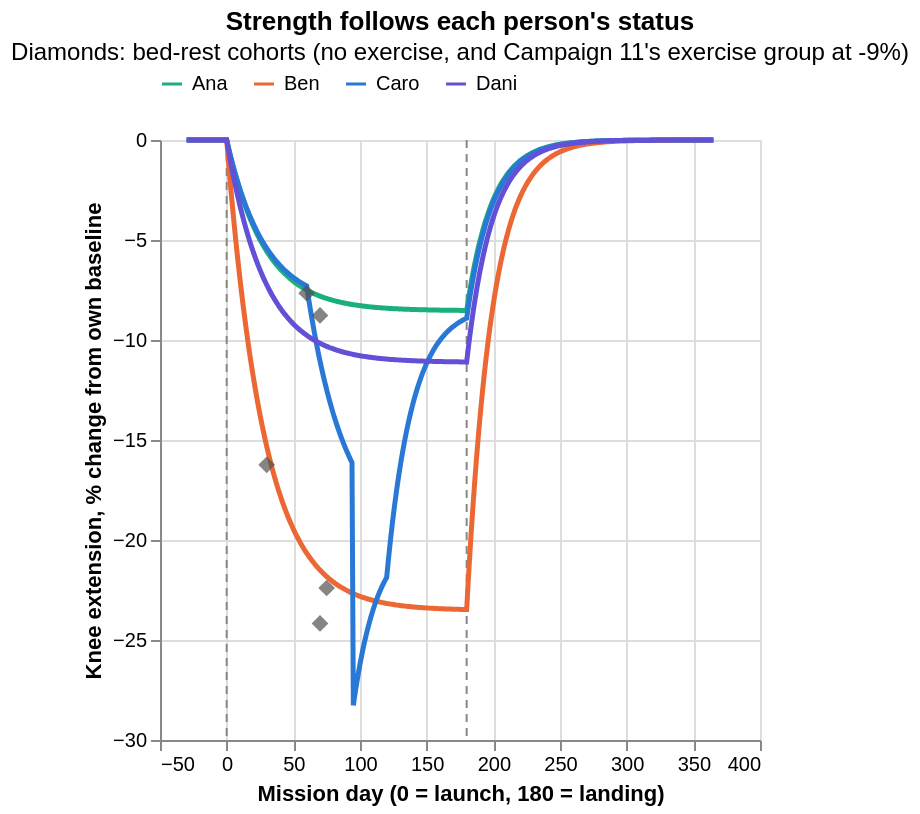

This figure's notebook cell:
### Markdown cell above
The true curves (no measurement noise) for knee extension strength. The black dots are the bed-rest cohorts the curve was fitted on, at the length of their bed rest.

### Code cell
days = np.arange(-30, 366, 1.0)
true = pd.DataFrame([{"crew": c.id, "day": d, "change_pct": c.change("knee_extension_60", d)}
                     for c in mission.crew for d in days])
obs = pd.DataFrame(gs.MEASURES["knee_extension_60"]["observed"]).dropna(subset=["days"])
landing = pd.DataFrame({"day": [0, mission.landing], "what": ["launch", "landing"]})

lines = alt.Chart(true).mark_line(strokeWidth=2.5).encode(
    x=alt.X("day:Q", title="Mission day (0 = launch, 180 = landing)"),
    y=alt.Y("change_pct:Q", title="Knee extension, % change from own baseline"),
    color=alt.Color("crew:N", scale=CREW, title=None, legend=alt.Legend(orient="top")),
    tooltip=["crew", "day", alt.Tooltip("change_pct:Q", format="+.1f")])
dots = alt.Chart(obs).mark_point(filled=True, size=70, color=INK, shape="diamond").encode(
    x="days:Q", y="change_pct:Q", tooltip=["cohort", "days", "change_pct", "n"])
rules = alt.Chart(landing).mark_rule(color=GRAY, strokeDash=[4, 3]).encode(x="day:Q", tooltip=["what"])
(rules + lines + dots).properties(width="container", height=300,
    title=alt.Title("Strength follows each person's status",
                    subtitle="Diamonds: bed-rest cohorts (no exercise, and Campaign 11's exercise group at -9%)"))

### Figure 1 — Vega-Lite specification as saved in the notebook (floating-point values rounded to 4 significant figures; data arrays with more than 128 entries replaced by an {"elided": "..."} marker saying what was removed)
{"$schema": "https://vega.github.io/schema/vega-lite/v5.20.1.json", "config": {"view": {"continuousHeight": 300, "continuousWidth": 300}}, "datasets": {"data-1d6169547e8a86835e2998aaa799b610": {"elided": "1584 records"}, "data-45765da5d446394199aac709e74b1114": [{"change_pct": -16.24, "cohort": "HDT30 (Not labelled)", "days": 30, "n": 12.0}, {"change_pct": -7.66, "cohort": "Campaign 1 (Not labelled)", "days": 60, "n": 3.0}, {"change_pct": -22.4, "cohort": "Campaign 3 (Not labelled)", "days": 75, "n": 23.0}, {"change_pct": -24.17, "cohort": "Campaign 11 (Control)", "days": 70, "n": 6.0}, {"change_pct": -8.77, "cohort": "Campaign 11 (Exercise)", "days": 70, "n": null}], "data-f71239c25320fcef7db313ad928f2522": [{"day": 0, "what": "launch"}, {"day": 180, "what": "landing"}]}, "height": 300, "layer": [{"data": {"name": "data-f71239c25320fcef7db313ad928f2522"}, "encoding": {"tooltip": [{"field": "what", "type": "nominal"}], "x": {"field": "day", "type": "quantitative"}}, "mark": {"color": "#898781", "strokeDash": [4, 3], "type": "rule"}}, {"data": {"name": "data-1d6169547e8a86835e2998aaa799b610"}, "encoding": {"color": {"field": "crew", "legend": {"orient": "top"}, "scale": {"domain": ["Ana", "Ben", "Caro", "Dani"], "range": ["#1baf7a", "#eb6834", "#2a78d6", "#6250d6"]}, "title": null, "type": "nominal"}, "tooltip": [{"field": "crew", "type": "nominal"}, {"field": "day", "type": "quantitative"}, {"field": "change_pct", "format": "+.1f", "type": "quantitative"}], "x": {"field": "day", "title": "Mission day (0 = launch, 180 = landing)", "type": "quantitative"}, "y": {"field": "change_pct", "title": "Knee extension, % change from own baseline", "type": "quantitative"}}, "mark": {"strokeWidth": 2.5, "type": "line"}}, {"data": {"name": "data-45765da5d446394199aac709e74b1114"}, "encoding": {"tooltip": [{"field": "cohort", "type": "nominal"}, {"field": "days", "type": "quantitative"}, {"field": "change_pct", "type": "quantitative"}, {"field": "n", "type": "quantitative"}], "x": {"field": "days", "type": "quantitative"}, "y": {"field": "change_pct", "type": "quantitative"}}, "mark": {"color": "#52514e", "filled": true, "shape": "diamond", "size": 70, "type": "point"}}], "title": {"subtitle": "Diamonds: bed-rest cohorts (no exercise, and Campaign 11's exercise group at -9%)", "text": "Strength follows each person's status"}, "width": "container"}
